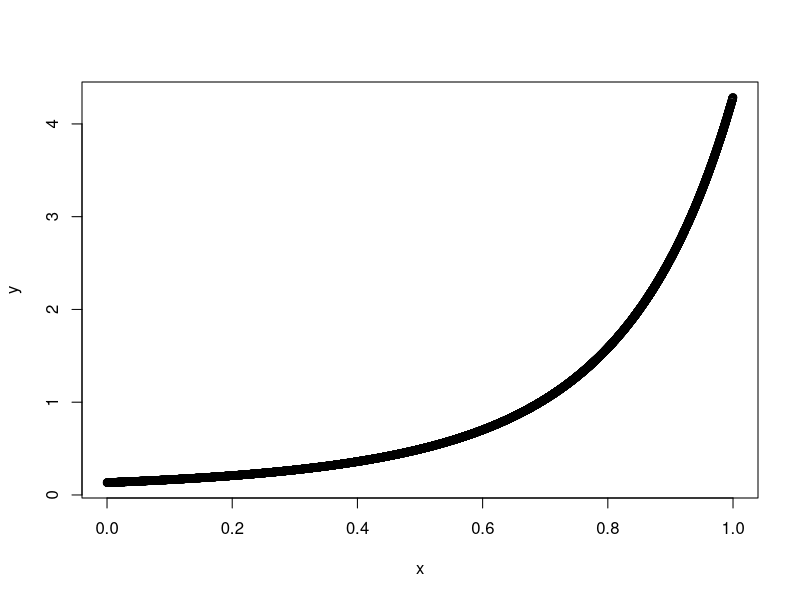
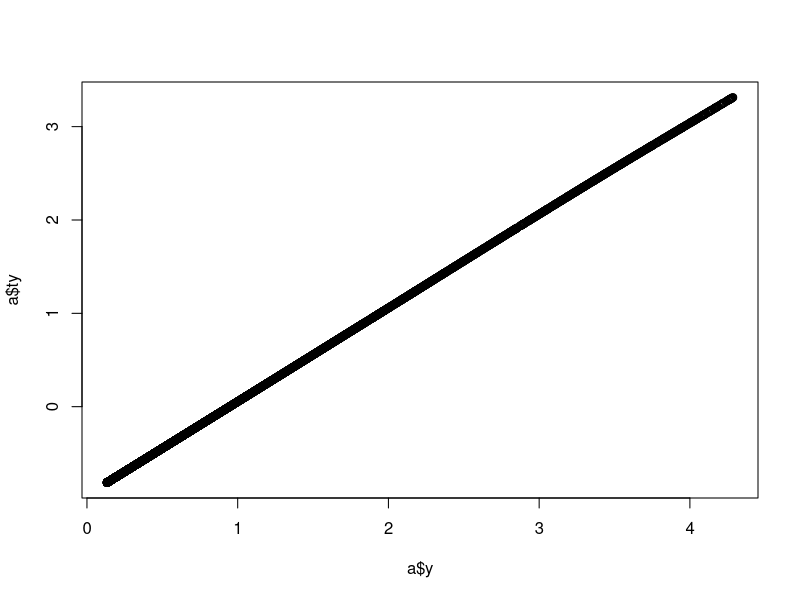
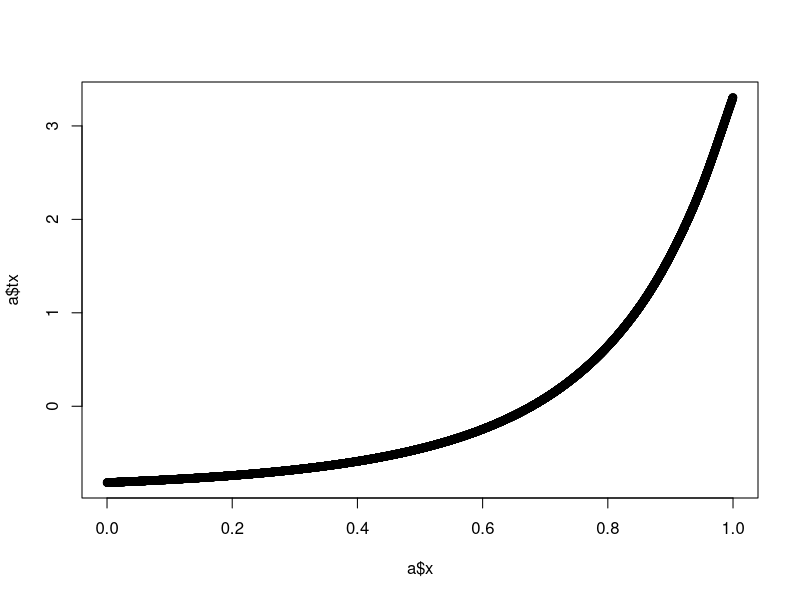
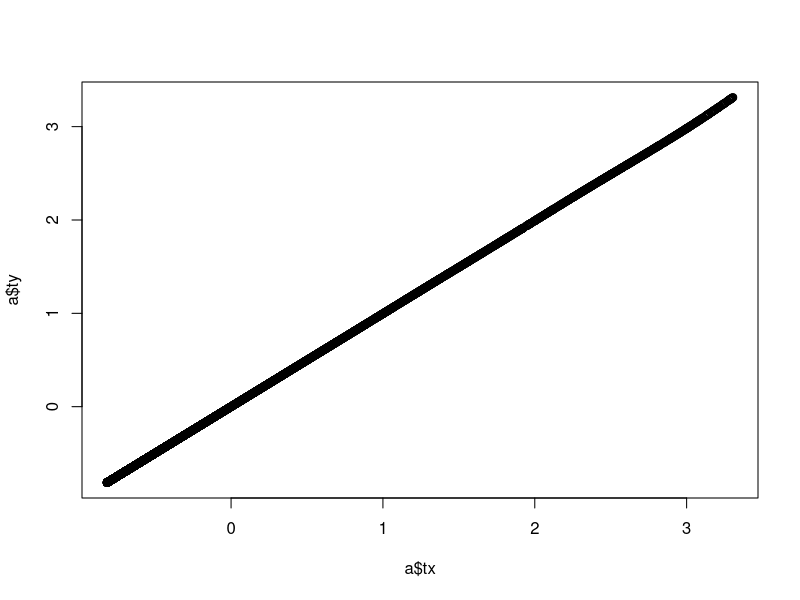
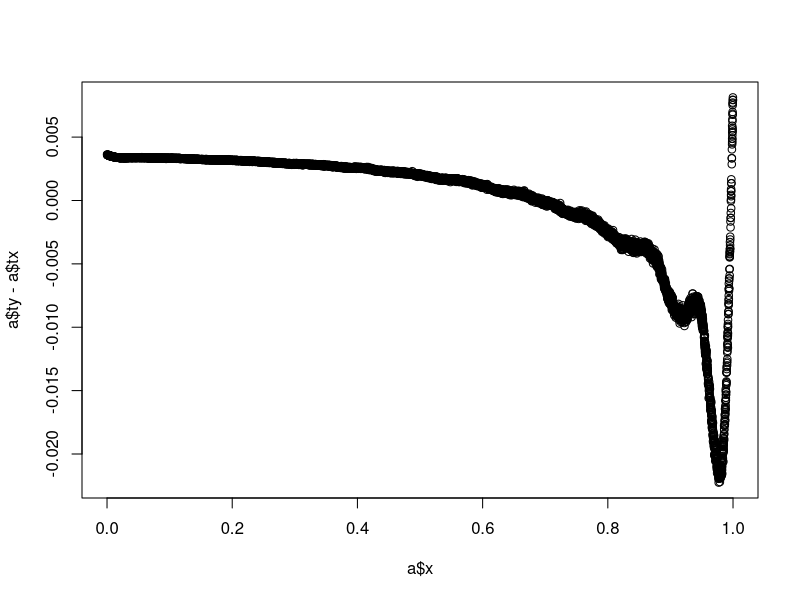

The R source for these figures, in order:
library("acepack")
N <- 10000
x <- runif(N,0,1)
eps <- rnorm(N)*0.0001
y <- exp(exp(x)/sd(exp(x))+eps)
y <- y/sd(y)

a <- ace(x,y)

var(y)
var(a$ty)
var(a$tx)
var(eps)/(1+var(eps))
var(a$ty-a$tx)

plot(x,y)
plot(a$y,a$ty) # view the response transformation
plot(a$x,a$tx) # view the carrier transformation
plot(a$tx,a$ty) # examine the linearity of the fitted model

plot(a$x,a$ty-a$tx)


a <- ace(y,x)

rdc <- function(x,y,k=20,s=1/6,f=sin) {
  x <- cbind(apply(as.matrix(x),2,function(u)rank(u)/length(u)),1)
  y <- cbind(apply(as.matrix(y),2,function(u)rank(u)/length(u)),1)
  x <- s/ncol(x)*x%*%matrix(rnorm(ncol(x)*k),ncol(x))
  y <- s/ncol(y)*y%*%matrix(rnorm(ncol(y)*k),ncol(y))
  cancor(cbind(f(x),1),cbind(f(y),1))$cor[1]
}


a <- ace(x,y)
rdc(a$x,a$ty-a$tx)

a <- ace(y,x)
rdc(a$y,a$ty-a$tx)
